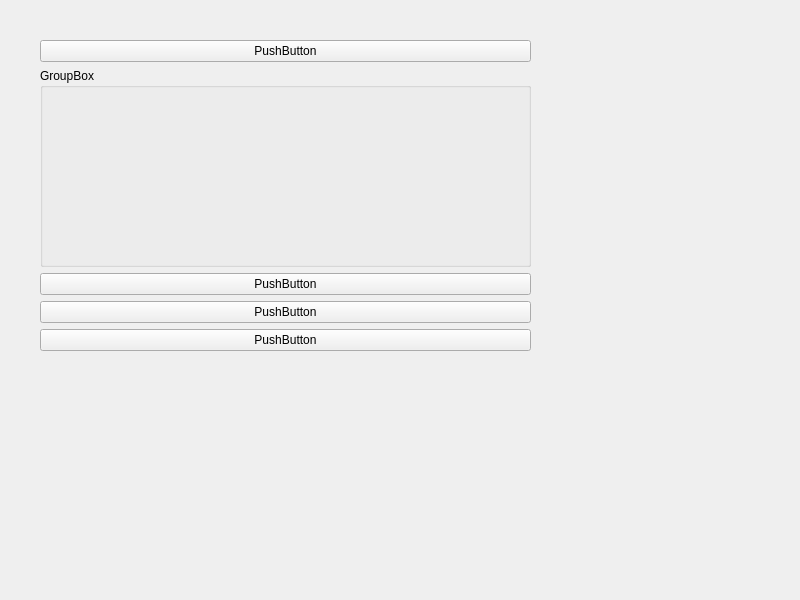
<?xml version="1.0" encoding="UTF-8"?>
<ui version="4.0">
 <class>MyWidget</class>
 <widget class="QWidget" name="MyWidget">
  <property name="geometry">
   <rect>
    <x>0</x>
    <y>0</y>
    <width>800</width>
    <height>600</height>
   </rect>
  </property>
  <property name="windowTitle">
   <string>MyWidget</string>
  </property>
  <widget class="QWidget" name="horizontalLayoutWidget">
   <property name="geometry">
    <rect>
     <x>40</x>
     <y>40</y>
     <width>491</width>
     <height>311</height>
    </rect>
   </property>
   <layout class="QHBoxLayout" name="horizontalLayout">
    <item>
     <layout class="QVBoxLayout" name="verticalLayout">
      <item>
       <widget class="QPushButton" name="pushButton_2">
        <property name="text">
         <string>PushButton</string>
        </property>
       </widget>
      </item>
      <item>
       <widget class="QGroupBox" name="groupBox">
        <property name="title">
         <string>GroupBox</string>
        </property>
       </widget>
      </item>
      <item>
       <widget class="QPushButton" name="pushButton_3">
        <property name="text">
         <string>PushButton</string>
        </property>
       </widget>
      </item>
      <item>
       <widget class="QPushButton" name="pushButton_4">
        <property name="text">
         <string>PushButton</string>
        </property>
       </widget>
      </item>
      <item>
       <widget class="QPushButton" name="pushButton">
        <property name="text">
         <string>PushButton</string>
        </property>
       </widget>
      </item>
     </layout>
    </item>
   </layout>
  </widget>
 </widget>
 <resources/>
 <connections/>
</ui>
